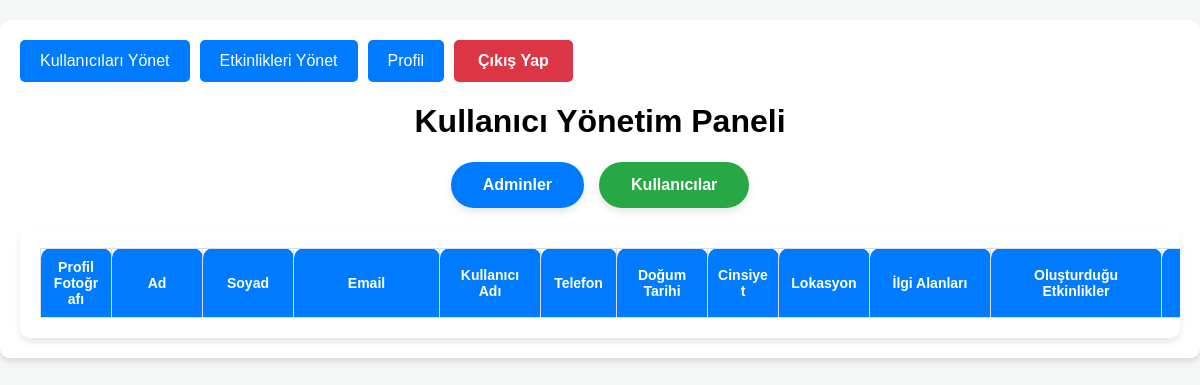
Page /admin/user/ on the earlier database version.
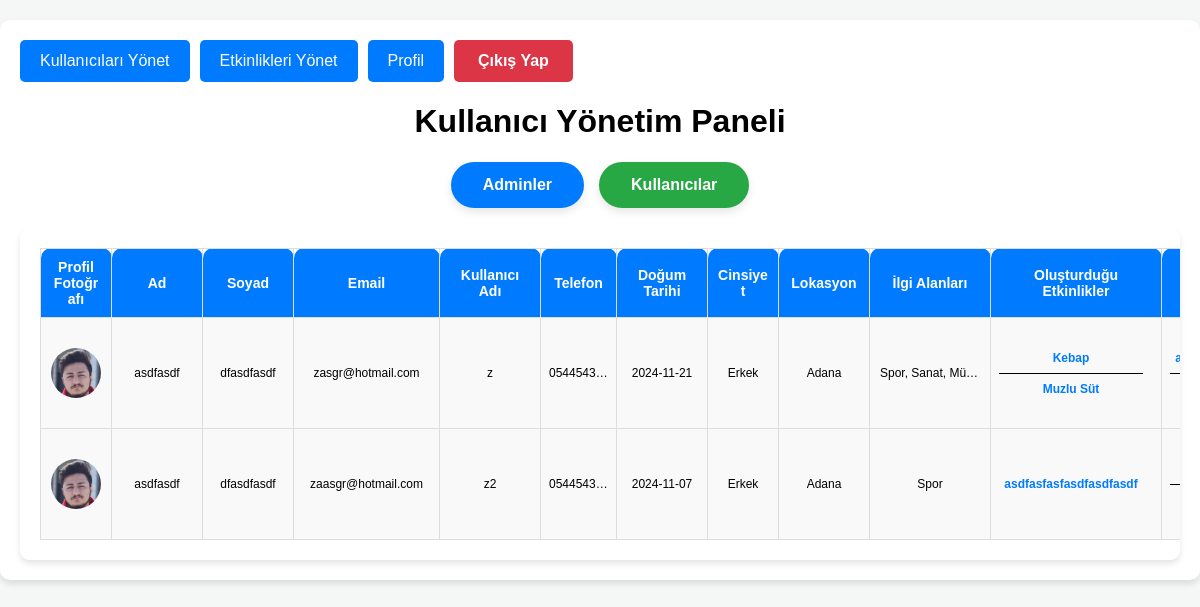
Same page on the later database version.
### tables this page shows
CREATE TABLE users (
        ID INTEGER PRIMARY KEY AUTOINCREMENT,
        username TEXT NOT NULL UNIQUE,
        password TEXT NOT NULL,
        email TEXT NOT NULL UNIQUE,
        location TEXT NOT NULL,
        interests TEXT NOT NULL,
        first_name TEXT NOT NULL,
        last_name TEXT NOT NULL,
        birth_date TEXT NOT NULL,
        gender TEXT NOT NULL,
        phone_number TEXT NOT NULL UNIQUE,
        profile_photo TEXT NOT NULL,
        status TEXT NOT NULL DEFAULT 'user'
    );

CREATE TABLE events (
        ID INTEGER PRIMARY KEY AUTOINCREMENT,
        event_name TEXT NOT NULL,
        description TEXT NOT NULL,
        startDate TEXT NOT NULL,
        finishDate TEXT NOT NULL,
        startTime TEXT NOT NULL,
        finishTime TEXT NOT NULL,
        duration TEXT NOT NULL,
        city TEXT NOT NULL,        
        address TEXT NOT NULL,        
        category TEXT NOT NULL,
        creator_username TEXT NOT NULL,
        isApproved BOOLEAN DEFAULT FALSE NOT NULL
    );

### app.py (the view)
@app.route('/admin/user/')
def view_user():
    users = get_all_users()
    return render_template('view_users.html',
                           users=users,
                           get_created_events_by_username=get_created_events_by_username, # function
                           get_user_attended_events=get_user_attended_events) # function

### database.py (called while the page is built)
def get_db_connection():
    conn = sqlite3.connect(DATABASE)
    conn.row_factory = sqlite3.Row
    return conn

def get_created_events_by_username(username):
    conn = get_db_connection()
    cursor = conn.cursor()
    cursor.execute('''
        SELECT ID, event_name, description, startDate, finishDate, startTime, finishTime, city, address, category, creator_username, isApproved
        FROM events
        WHERE creator_username = ?
    ''', (username,))
    events = cursor.fetchall()
    conn.close()
    return [
        {
            "ID": event[0],
            "event_name": event[1],
            "description": event[2],
            "startDate": event[3],
            "finishDate": event[4],
            "startTime": event[5],
            "finishTime": event[6],
            "city": event[7],
            "address": event[8],
            "category": event[9],
            "creator_username": event[10],
            "is_approved": event[11],
        }
        for event in events
    ]

def get_all_users():
    conn = get_db_connection()
    cursor = conn.cursor()
    cursor.execute("SELECT * FROM users")
    users = cursor.fetchall()
    conn.close()
    return users

### templates/view_users.html (shortened to what this page needs)
<!DOCTYPE html>
<html lang="tr">
<head>
    <link rel="stylesheet" href="{{ url_for('static', filename='css/view_users_style.css') }}">
</head>
<body>
<div class="container">
    <nav class="admin-navigation-buttons">
        <button onclick="location.href='{{ url_for('view_user', user_id=1) }}'" class="admin-nav-btn">Kullanıcıları
            Yönet
        </button>
        <button onclick="location.href='{{ url_for('view_event', event_id=1) }}'" class="admin-nav-btn">Etkinlikleri
            Yönet
        </button>
        <button onclick="location.href='{{ url_for('admin_profile') }}'" class="admin-nav-btn">Profil</button>
        <form action="{{ url_for('logout') }}" method="POST">
            <button type="submit" class="btn logout-btn">Çıkış Yap</button>
        </form>
    </nav>
    <h1>Kullanıcı Yönetim Paneli</h1>
    <div class="filter-buttons">
        <button class="filter-button" id="admin-btn">Adminler</button>
        <button class="filter-button" id="user-btn">Kullanıcılar</button>
    </div>
    <section class="user-list">
        <table class="user-table">
            <thead>
            <tr>
                <th>Profil Fotoğrafı</th>
                <th>Ad</th>
                <th>Soyad</th>
                <th>Email</th>
                <th>Kullanıcı Adı</th>
                <th>Telefon</th>
                <th>Doğum Tarihi</th>
                <th>Cinsiyet</th>
                <th>Lokasyon</th>
                <th>İlgi Alanları</th>
                <th>Oluşturduğu Etkinlikler</th>
                <th>Katıldığı Etkinlikler</th>
            </tr>
            </thead>
            <tbody>
            {% for user in users %}
                <tr class="user-row" data-status="{{ user[12] }}">
                    <td><img src="{{ url_for('static', filename=user[11]) }}" alt="Profil Fotoğrafı"
                             class="profile-photo"></td>
                    <td>{{ user[6] }}</td>
                    <td>{{ user[7] }}</td>
                    <td>{{ user[3] }}</td>
                    <td>{{ user[1] }}</td>
                    <td>{{ user[10] }}</td>
                    <td>{{ user[8] }}</td>
                    <td>{{ user[9] }}</td>
                    <td>{{ user[4] }}</td>
                    <td class="interests">{{ user[5] }}</td>
                    <td>
                        <div class="events-list">
                            {% set created_events = get_created_events_by_username(user[1]) %}
                            {% if created_events %}
                                {% for event in created_events %}
                                    <p>
                                        <a href="{{ url_for('event_detail', event_id=event['ID']) }}"
                                           class="event-link">
                                            {{ event["event_name"] }}
                                        </a>
                                    </p>
                                {% endfor %}
                            {% else %}
                                <p>Herhangi bir etkinlik oluşturmadı.</p>
                            {% endif %}
                        </div>
                    </td>
                    <td>
                        <div class="events-list">
                            {% set attended_events = get_user_attended_events(user[0]) %}
                            {% if attended_events %}
                                {% for event in attended_events %}
                                    <p>
                                        <a href="{{ url_for('event_detail', event_id=event['ID']) }}"
                                           class="event-link">
                                        </a>
                                    </p>
                                {% endfor %}
                            {% else %}
                                <p>Herhangi bir etkinliğe katılmadı.</p>
                            {% endif %}
                        </div>
                    </td>
                </tr>
            {% endfor %}
            </tbody>
        </table>
    </section>
</div>
</body>
</html>

Differences in the rows shown:
added users: profile_photo (placeholder picture), first_name "asdfasdf", last_name "dfasdfasdf", email "zasgr@hotmail.com", username "z", phone_number "0544543…", birth_date "2024-11-21", gender "Erkek", location "Adana", interests "Spor, Sanat, Müzik"
added events: event_name "Kebap", shown under "asdfasdf"
added events: event_name "Muzlu Süt"
added users: profile_photo (placeholder picture), first_name "asdfasdf", last_name "dfasdfasdf", email "zaasgr@hotmail.com", username "z2", phone_number "0544543…", birth_date "2024-11-07", gender "Erkek", location "Adana", interests "Spor"
added events: event_name "asdfasfasfasdfasdfasdf"
